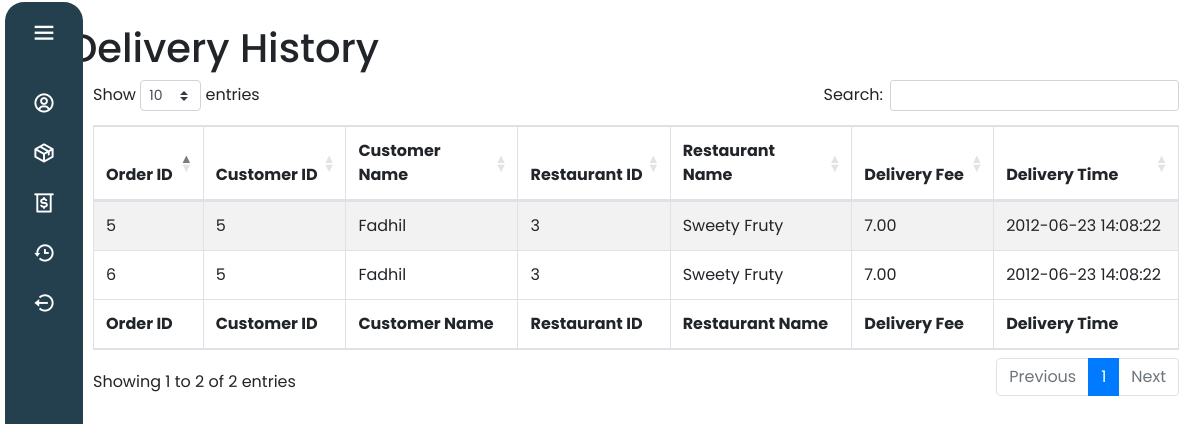
/PHP/Rider_history.php (signed in), run on the app's committed database.
### tables this page shows
CREATE TABLE `OrderRecord`(
    `Order_ID` INT AUTO_INCREMENT,
    `Cust_ID` INT,
    `Rest_ID` INT,
    `Rider_ID` INT,
    `Order_MenuName` VARCHAR(30),
    `Order_Quantity` INT,
    `Order_DeliveryFee` DECIMAL(65,2),
    `Order_DeliveryTime` DATETIME,
    `Order_Total` DECIMAL(65,2),
    PRIMARY KEY (`Order_ID`)
);

CREATE TABLE `Customer`(
    `Cust_ID` INT AUTO_INCREMENT,
    `Cust_Name` VARCHAR(100),
    `Cust_Password` VARCHAR(10),
    `Cust_Email` VARCHAR(50),
    `Cust_PhoneNum` VARCHAR(12),
    `Cust_Address` VARCHAR(100),
    `Cust_Poscode` VARCHAR(6),
    `Cust_State` VARCHAR(50),
    PRIMARY KEY (`Cust_ID`)
);

CREATE TABLE `Restaurant`(
    `Rest_ID` INT AUTO_INCREMENT,
    `RO_ID` INT,
    `Rest_Name` VARCHAR(50),
    `Rest_PhoneNum` VARCHAR(12),
    `Rest_Address` VARCHAR(100),
    `Rest_Poscode` VARCHAR(6),
    `Rest_State` VARCHAR(50),
    `Rest_OpeningHour` DATETIME,
    `Rest_ClosedHour` DATETIME,
    PRIMARY KEY (`Rest_ID`)
);

### PHP/Rider_history.php (the view, shortened to what this page needs)
<?php
    $servername = "localhost";
    $username = "root";
    $password = "";
    $dbname = "foody";
    $conn = new mysqli($servername, $username, $password, $dbname);
    $riderid = $_SESSION["Rider_login"];
    $sql = "SELECT * FROM orderrecord O, restaurant E, customer C WHERE '$riderid' = O.Rider_ID AND O.Rest_ID = E.Rest_ID AND O.Cust_ID = C.Cust_ID AND Order_DeliveryTime IS NOT NULL";
    $result = $conn->query($sql);
?>
<!DOCTYPE html>
<html lang="en">
<head>
    <link rel="stylesheet" href="CSS/ridercommission.css"/>
    <link rel="stylesheet" href="https://cdn.jsdelivr.net/npm/bootstrap@4.6.0/dist/css/bootstrap.min.css">
    <link rel="stylesheet" href="https://cdn.datatables.net/1.10.24/css/dataTables.bootstrap4.min.css">
    <link rel="stylesheet" href="https://use.fontawesome.com/releases/v5.7.0/css/all.css">
</head>
<body>
    <?php include "./Rider_navigationBar.php" ?>
    <div class="ml-5">
    <div class="container pt-4">
    <h1>Delivery History</h1>
    <div class="ml-4">
    <table id="commissionlist" class="table table-striped table-bordered" style="width:100%;">
        <thead>
            <tr>
                <th>Order ID</th>
                <th>Customer ID</th>
                <th>Customer Name</th>
                <th>Restaurant ID</th>
                <th>Restaurant Name</th>
                <th>Delivery Fee</th>
                <th>Delivery Time</th>
            </tr>
        </thead>
        <tbody>
            <?php
            while ($row = $result->fetch_assoc()) {
            ?>
                <tr>
                    <td><?php echo $row["Order_ID"]; ?></td>
                    <td><?php echo $row["Cust_ID"]; ?></td>
                    <td><?php echo $row["Cust_Name"]; ?></td>
                    <td><?php echo $row["Rest_ID"]; ?></td>
                    <td><?php echo $row["Rest_Name"]; ?></td>
                    <td><?php echo $row["Order_DeliveryFee"]; ?></td>
                    <td><?php echo $row["Order_DeliveryTime"]; ?></td>
                </tr>
            <?php
            }
            ?>
        </tbody>
        <tfoot>
            <tr>
                <th>Order ID</th>
                <th>Customer ID</th>
                <th>Customer Name</th>
                <th>Restaurant ID</th>
                <th>Restaurant Name</th>
                <th>Delivery Fee</th>
                <th>Delivery Time</th>
            </tr>
        </tfoot>
    </table>
    </div>
    </div>
</body>
</html>

### PHP/Rider_navigationBar.php (shortened to what this page needs)
<!DOCTYPE html>
<html lang="en">
<head>
    <link href='https://unpkg.com/boxicons@2.1.2/css/boxicons.min.css' rel='stylesheet'>
    <link rel="stylesheet" href="CSS/RnavigationBar.css">
</head>
<body>
    <div class="sidebar">
        <div class="Content">
            <i class='bx bx-menu' id="butn"></i>
        </div>
        <ul class="navigation">
            <li>
                <a href="Rider_profile.php">
                    <i class='bx bx-user-circle'></i>
                </a>
            </li>
            <li>
                <a href="Rider_homepage.php">
                    <i class='bx bx-package'></i>
                </a>
            </li>
            <li>
                <a href="Rider_commission.php">
                    <i class='bx bx-money-withdraw'></i>
                </a>
            </li>
            <li>
                <a href="Rider_history.php">
                    <i class='bx bx-history'></i>
                </a>
            </li>
            <li>
                <a href="login.php">
                    <i class='bx bx-log-out-circle' id="logout"></i>
                </a>
            </li>
        </ul>
        </div>
</body>
</html>

### PHP/CSS/ridercommission.css (style rules this page uses)
* { margin: 0; padding: 0; }

### PHP/CSS/RnavigationBar.css (style rules this page uses)
* { margin:0; padding:0; box-sizing: border-box; font-family: 'Poppins',sans-serif; }
body { position: relative; min-height: 100vh; width: 100%; overflow: hidden; }
.sidebar { position: fixed; height: 99%; width: 78px; top: 2px; left: 5px; background: #243F4D; padding: 6px 14px; border-radius: 1.2rem; transition: all 0.5s ease; }
.sidebar #butn { position: absolute; color:white; left: 50%; top: 6px; font-size: 28px; height: 50px; width: 50px; text-align: center; line-height: 50px; transform: translateX(-50%); }
.sidebar ul { margin-top: 20px; }
.sidebar ul li { position: relative; height: 50px; width: 100%; margin: 0; line-height: 50px; list-style: none; border-radius: 12px; }
.sidebar ul li a { color: white; display: flex; align-items: center; text-decoration: none; transition: all 0.4s ease; border-radius: 12px; white-space: nowrap; }
.sidebar ul li a i { font-size: 23px; height: 50px; min-width: 50px; border-radius: 12px; line-height: 50px; text-align: center; }

### data on the page
orderrecord: Order_ID "5", Cust_ID.Cust_ID "5", Cust_ID.Cust_Name "Fadhil", Rest_ID.Rest_ID "3", Rest_ID.Rest_Name "Sweety Fruty", Order_DeliveryFee "7.00", Order_DeliveryTime "2012-06-23 14:08:22"
orderrecord: Order_ID "6", Cust_ID.Cust_ID "5", Cust_ID.Cust_Name "Fadhil", Rest_ID.Rest_ID "3", Rest_ID.Rest_Name "Sweety Fruty", Order_DeliveryFee "7.00", Order_DeliveryTime "2012-06-23 14:08:22"
